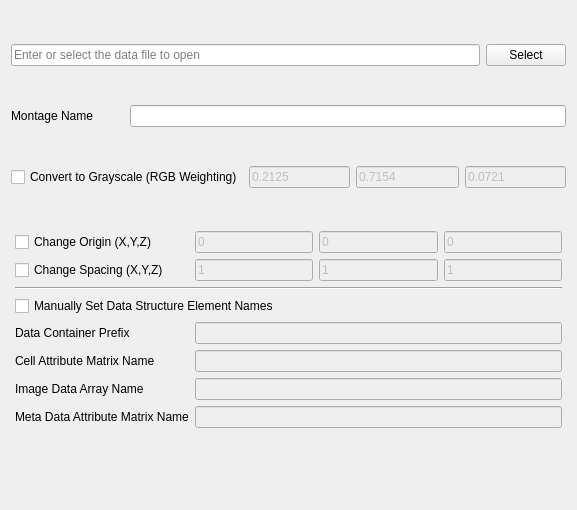
<?xml version="1.0" encoding="UTF-8"?>
<ui version="4.0">
 <class>ZeissImportPage</class>
 <widget class="QWizardPage" name="ZeissImportPage">
  <property name="geometry">
   <rect>
    <x>0</x>
    <y>0</y>
    <width>577</width>
    <height>510</height>
   </rect>
  </property>
  <property name="windowTitle">
   <string>WizardPage</string>
  </property>
  <layout class="QGridLayout" name="gridLayout" columnstretch="0,0,0,0,0,0">
   <property name="sizeConstraint">
    <enum>QLayout::SetDefaultConstraint</enum>
   </property>
   <item row="2" column="1">
    <widget class="QLabel" name="label_17">
     <property name="text">
      <string>Montage Name</string>
     </property>
    </widget>
   </item>
   <item row="7" column="5">
    <widget class="QLineEdit" name="colorWeightingB">
     <property name="enabled">
      <bool>false</bool>
     </property>
     <property name="minimumSize">
      <size>
       <width>56</width>
       <height>21</height>
      </size>
     </property>
     <property name="text">
      <string>0.0721</string>
     </property>
    </widget>
   </item>
   <item row="2" column="2" colspan="4">
    <widget class="QLineEdit" name="zeissMontageNameLE"/>
   </item>
   <item row="0" column="1" colspan="5">
    <layout class="QHBoxLayout" name="horizontalLayout">
     <property name="bottomMargin">
      <number>0</number>
     </property>
     <item>
      <widget class="QLineEdit" name="zeissDataFileLE">
       <property name="placeholderText">
        <string>Enter or select the data file to open</string>
       </property>
      </widget>
     </item>
     <item>
      <widget class="QPushButton" name="selectButton">
       <property name="text">
        <string>Select</string>
       </property>
      </widget>
     </item>
    </layout>
   </item>
   <item row="7" column="4">
    <widget class="QLineEdit" name="colorWeightingG">
     <property name="enabled">
      <bool>false</bool>
     </property>
     <property name="minimumSize">
      <size>
       <width>56</width>
       <height>21</height>
      </size>
     </property>
     <property name="text">
      <string>0.7154</string>
     </property>
    </widget>
   </item>
   <item row="7" column="3">
    <widget class="QLineEdit" name="colorWeightingR">
     <property name="enabled">
      <bool>false</bool>
     </property>
     <property name="minimumSize">
      <size>
       <width>56</width>
       <height>21</height>
      </size>
     </property>
     <property name="text">
      <string>0.2125</string>
     </property>
    </widget>
   </item>
   <item row="10" column="1" colspan="5">
    <layout class="QGridLayout" name="advancedGridLayout">
     <property name="leftMargin">
      <number>4</number>
     </property>
     <property name="topMargin">
      <number>4</number>
     </property>
     <property name="rightMargin">
      <number>4</number>
     </property>
     <property name="bottomMargin">
      <number>4</number>
     </property>
     <item row="2" column="0" colspan="4">
      <widget class="Line" name="line">
       <property name="orientation">
        <enum>Qt::Horizontal</enum>
       </property>
      </widget>
     </item>
     <item row="0" column="3">
      <widget class="QLineEdit" name="originZ">
       <property name="enabled">
        <bool>false</bool>
       </property>
       <property name="minimumSize">
        <size>
         <width>56</width>
         <height>21</height>
        </size>
       </property>
       <property name="text">
        <string>0</string>
       </property>
      </widget>
     </item>
     <item row="5" column="0">
      <widget class="QLabel" name="label_12">
       <property name="text">
        <string>Cell Attribute Matrix Name</string>
       </property>
      </widget>
     </item>
     <item row="7" column="0">
      <widget class="QLabel" name="label_14">
       <property name="text">
        <string>Meta Data Attribute Matrix Name</string>
       </property>
      </widget>
     </item>
     <item row="6" column="0">
      <widget class="QLabel" name="label_13">
       <property name="text">
        <string>Image Data Array Name</string>
       </property>
      </widget>
     </item>
     <item row="4" column="0">
      <widget class="QLabel" name="label_11">
       <property name="text">
        <string>Data Container Prefix</string>
       </property>
      </widget>
     </item>
     <item row="4" column="1" colspan="3">
      <widget class="QLineEdit" name="zeissDataContainerPrefixLE">
       <property name="enabled">
        <bool>false</bool>
       </property>
      </widget>
     </item>
     <item row="3" column="0" colspan="4">
      <widget class="QCheckBox" name="manualDCAElementNamesCB">
       <property name="text">
        <string>Manually Set Data Structure Element Names</string>
       </property>
      </widget>
     </item>
     <item row="6" column="1" colspan="3">
      <widget class="QLineEdit" name="zeissImageDataArrayLE">
       <property name="enabled">
        <bool>false</bool>
       </property>
      </widget>
     </item>
     <item row="5" column="1" colspan="3">
      <widget class="QLineEdit" name="zeissCellAttrMatrixLE">
       <property name="enabled">
        <bool>false</bool>
       </property>
      </widget>
     </item>
     <item row="0" column="2">
      <widget class="QLineEdit" name="originY">
       <property name="enabled">
        <bool>false</bool>
       </property>
       <property name="minimumSize">
        <size>
         <width>56</width>
         <height>21</height>
        </size>
       </property>
       <property name="text">
        <string>0</string>
       </property>
      </widget>
     </item>
     <item row="7" column="1" colspan="3">
      <widget class="QLineEdit" name="zeissMetadataAttrxMatrixLE">
       <property name="enabled">
        <bool>false</bool>
       </property>
      </widget>
     </item>
     <item row="0" column="0">
      <widget class="QCheckBox" name="changeOriginCB">
       <property name="text">
        <string>Change Origin (X,Y,Z)</string>
       </property>
      </widget>
     </item>
     <item row="0" column="1">
      <widget class="QLineEdit" name="originX">
       <property name="enabled">
        <bool>false</bool>
       </property>
       <property name="minimumSize">
        <size>
         <width>56</width>
         <height>21</height>
        </size>
       </property>
       <property name="text">
        <string>0</string>
       </property>
      </widget>
     </item>
     <item row="1" column="0">
      <widget class="QCheckBox" name="changeSpacingCB">
       <property name="text">
        <string>Change Spacing (X,Y,Z)</string>
       </property>
      </widget>
     </item>
     <item row="1" column="1">
      <widget class="QLineEdit" name="spacingX">
       <property name="enabled">
        <bool>false</bool>
       </property>
       <property name="minimumSize">
        <size>
         <width>56</width>
         <height>21</height>
        </size>
       </property>
       <property name="text">
        <string>1</string>
       </property>
      </widget>
     </item>
     <item row="1" column="2">
      <widget class="QLineEdit" name="spacingY">
       <property name="enabled">
        <bool>false</bool>
       </property>
       <property name="minimumSize">
        <size>
         <width>56</width>
         <height>21</height>
        </size>
       </property>
       <property name="text">
        <string>1</string>
       </property>
      </widget>
     </item>
     <item row="1" column="3">
      <widget class="QLineEdit" name="spacingZ">
       <property name="enabled">
        <bool>false</bool>
       </property>
       <property name="minimumSize">
        <size>
         <width>56</width>
         <height>21</height>
        </size>
       </property>
       <property name="text">
        <string>1</string>
       </property>
      </widget>
     </item>
    </layout>
   </item>
   <item row="13" column="1" colspan="2">
    <spacer name="verticalSpacer">
     <property name="orientation">
      <enum>Qt::Vertical</enum>
     </property>
     <property name="sizeType">
      <enum>QSizePolicy::Preferred</enum>
     </property>
     <property name="sizeHint" stdset="0">
      <size>
       <width>20</width>
       <height>30</height>
      </size>
     </property>
    </spacer>
   </item>
   <item row="7" column="1" colspan="2">
    <widget class="QCheckBox" name="convertGrayscaleCB">
     <property name="text">
      <string>Convert to Grayscale (RGB Weighting)</string>
     </property>
    </widget>
   </item>
  </layout>
 </widget>
 <resources/>
 <connections/>
</ui>
